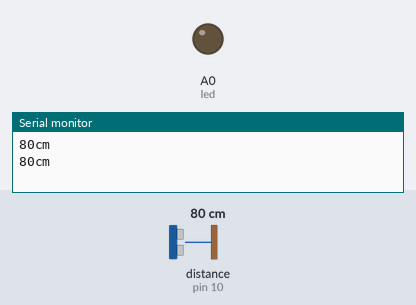
Recording of a sketch running on a simulated Arduino Uno, built with avr-gcc and run on an emulated ATmega328P. Parts: output pins drawn as LEDs (lit = HIGH), the last lines printed to the serial monitor. Wiring (inferred from the names in the program): ultrasonic range finder: trigger pin 8; echo pin 10. The inputs (shaded band) are chosen by the test bench; at power-on: distance to the obstacle (sensor on pin 10) 80 cm. The echo pulse lasts 58.3 µs per cm; pins used as bus, display or sensor lines are not drawn.

Above: at 1.8 s.
1.9 s: distance to the obstacle (sensor on pin 10) set to 33 cm
4.2 s: distance to the obstacle (sensor on pin 10) set to 28 cm
At 7.2 s:
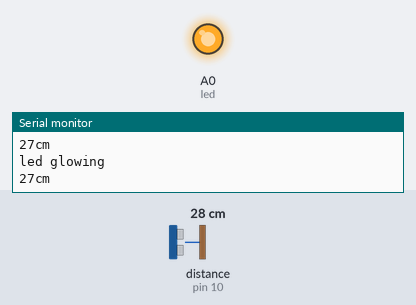
7.5 s: distance to the obstacle (sensor on pin 10) set to 35 cm
At 9.8 s:
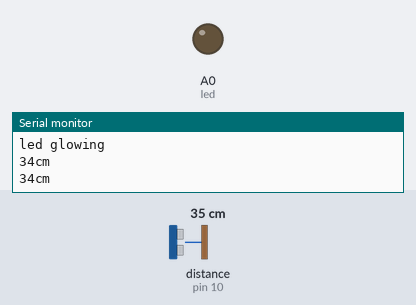
10.5 s: distance to the obstacle (sensor on pin 10) set to 2 cm
At 12.3 s:
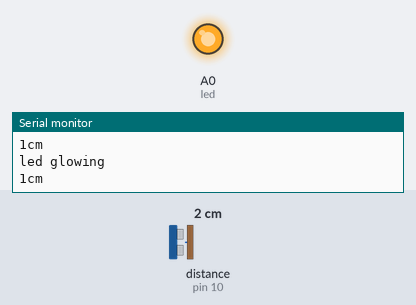
Timing chart, 0 to 13.8 s (numbered marks = the images above; inputs shaded):
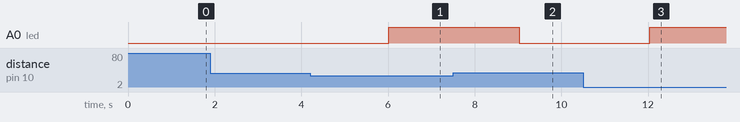

Measured:
- the behaviour switches between 31 and 30 cm on distance to the obstacle (sensor on pin 10) (found by bisection; images 0 and 1)
- after the input at 4.2 s, A0 (led): LOW → HIGH after 1.8 s
- after the input at 7.5 s, A0 (led): HIGH → LOW after 1.5 s
- after the input at 10.5 s, A0 (led): LOW → HIGH after 1.5 s

The sketch:

sketch_jun18b.ino
```cpp
const int pingPin =8; //Trigger pin of ultrasonic sensor
const int echoPin=10; //Echo pin of ultrasonic sensor
int led =A0;
void setup()
{
  pinMode (led, OUTPUT);
  Serial.begin(9600); // Startingserial Terminal
}
void loop()
{
  long duration, inches, cm;
  pinMode(pingPin, OUTPUT);
  digitalWrite(pingPin, LOW);
  delayMicroseconds(2);
  digitalWrite(pingPin,HIGH);
  digitalWrite(pingPin, LOW);
  pinMode(echoPin, INPUT);
  duration = pulseIn(echoPin,HIGH);

  cm = duration/29/2;

  Serial.print(cm);
  Serial.print("cm");
  Serial.println();
  delay(1000);

  if(cm<30)
  {
    digitalWrite(led, HIGH);
    Serial.println("led glowing");
  }
  else
  {
    digitalWrite(led, LOW);
  }
}
// return microseconds /29/2
```
